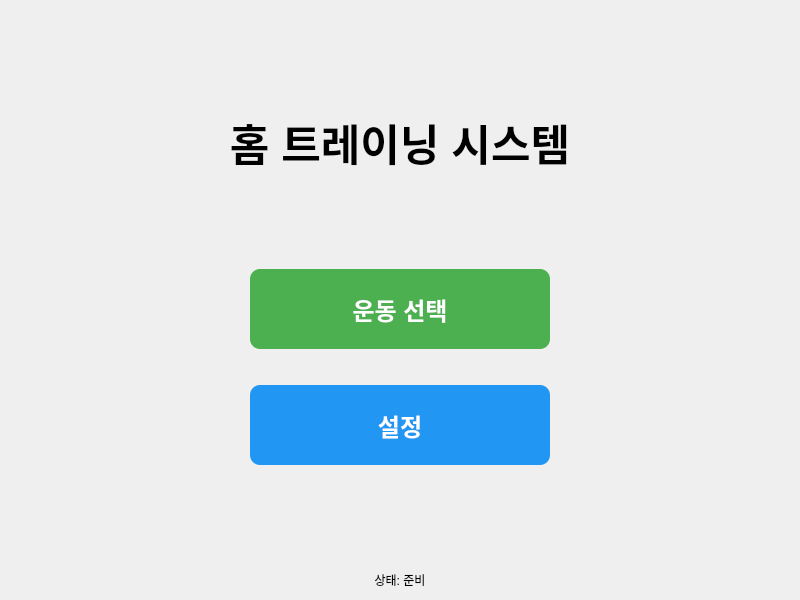
<?xml version="1.0" encoding="UTF-8"?>
<ui version="4.0">
 <class>MainMenuPage</class>
 <widget class="QWidget" name="MainMenuPage">
  <property name="geometry">
   <rect>
    <x>0</x>
    <y>0</y>
    <width>800</width>
    <height>600</height>
   </rect>
  </property>
  <property name="windowTitle">
   <string>Home Workout System</string>
  </property>
  <layout class="QVBoxLayout" name="verticalLayout_main">
   <item>
    <spacer name="verticalSpacer_top">
     <property name="orientation">
      <enum>Qt::Vertical</enum>
     </property>
     <property name="sizeHint" stdset="0">
      <size>
       <width>20</width>
       <height>100</height>
      </size>
     </property>
    </spacer>
   </item>
   <item>
    <widget class="QLabel" name="titleLabel">
     <property name="text">
      <string>홈 트레이닝 시스템</string>
     </property>
     <property name="alignment">
      <set>Qt::AlignCenter</set>
     </property>
     <property name="font">
      <font>
       <pointsize>32</pointsize>
       <weight>75</weight>
       <bold>true</bold>
      </font>
     </property>
    </widget>
   </item>
   <item>
    <spacer name="verticalSpacer_1">
     <property name="orientation">
      <enum>Qt::Vertical</enum>
     </property>
     <property name="sizeHint" stdset="0">
      <size>
       <width>20</width>
       <height>80</height>
      </size>
     </property>
    </spacer>
   </item>
   <item>
    <layout class="QHBoxLayout" name="horizontalLayout_buttons">
     <item>
      <spacer name="horizontalSpacer_left">
       <property name="orientation">
        <enum>Qt::Horizontal</enum>
       </property>
       <property name="sizeHint" stdset="0">
        <size>
         <width>40</width>
         <height>20</height>
        </size>
       </property>
      </spacer>
     </item>
     <item>
      <layout class="QVBoxLayout" name="verticalLayout_buttons">
       <item>
        <widget class="QPushButton" name="exerciseSelectButton">
         <property name="minimumSize">
          <size>
           <width>300</width>
           <height>80</height>
          </size>
         </property>
         <property name="text">
          <string>운동 선택</string>
         </property>
         <property name="font">
          <font>
           <pointsize>18</pointsize>
           <weight>75</weight>
           <bold>true</bold>
          </font>
         </property>
         <property name="styleSheet">
          <string notr="true">background-color: #4CAF50; color: white; border-radius: 10px;</string>
         </property>
        </widget>
       </item>
       <item>
        <spacer name="verticalSpacer_2">
         <property name="orientation">
          <enum>Qt::Vertical</enum>
         </property>
         <property name="sizeHint" stdset="0">
          <size>
           <width>20</width>
           <height>30</height>
          </size>
         </property>
        </spacer>
       </item>
       <item>
        <widget class="QPushButton" name="settingsButton">
         <property name="minimumSize">
          <size>
           <width>300</width>
           <height>80</height>
          </size>
         </property>
         <property name="text">
          <string>설정</string>
         </property>
         <property name="font">
          <font>
           <pointsize>18</pointsize>
           <weight>75</weight>
           <bold>true</bold>
          </font>
         </property>
         <property name="styleSheet">
          <string notr="true">background-color: #2196F3; color: white; border-radius: 10px;</string>
         </property>
        </widget>
       </item>
      </layout>
     </item>
     <item>
      <spacer name="horizontalSpacer_right">
       <property name="orientation">
        <enum>Qt::Horizontal</enum>
       </property>
       <property name="sizeHint" stdset="0">
        <size>
         <width>40</width>
         <height>20</height>
        </size>
       </property>
      </spacer>
     </item>
    </layout>
   </item>
   <item>
    <spacer name="verticalSpacer_bottom">
     <property name="orientation">
      <enum>Qt::Vertical</enum>
     </property>
     <property name="sizeHint" stdset="0">
      <size>
       <width>20</width>
       <height>100</height>
      </size>
     </property>
    </spacer>
   </item>
   <item>
    <widget class="QLabel" name="statusLabel">
     <property name="text">
      <string>상태: 준비</string>
     </property>
     <property name="alignment">
      <set>Qt::AlignCenter</set>
     </property>
    </widget>
   </item>
  </layout>
 </widget>
 <resources/>
 <connections/>
</ui>
